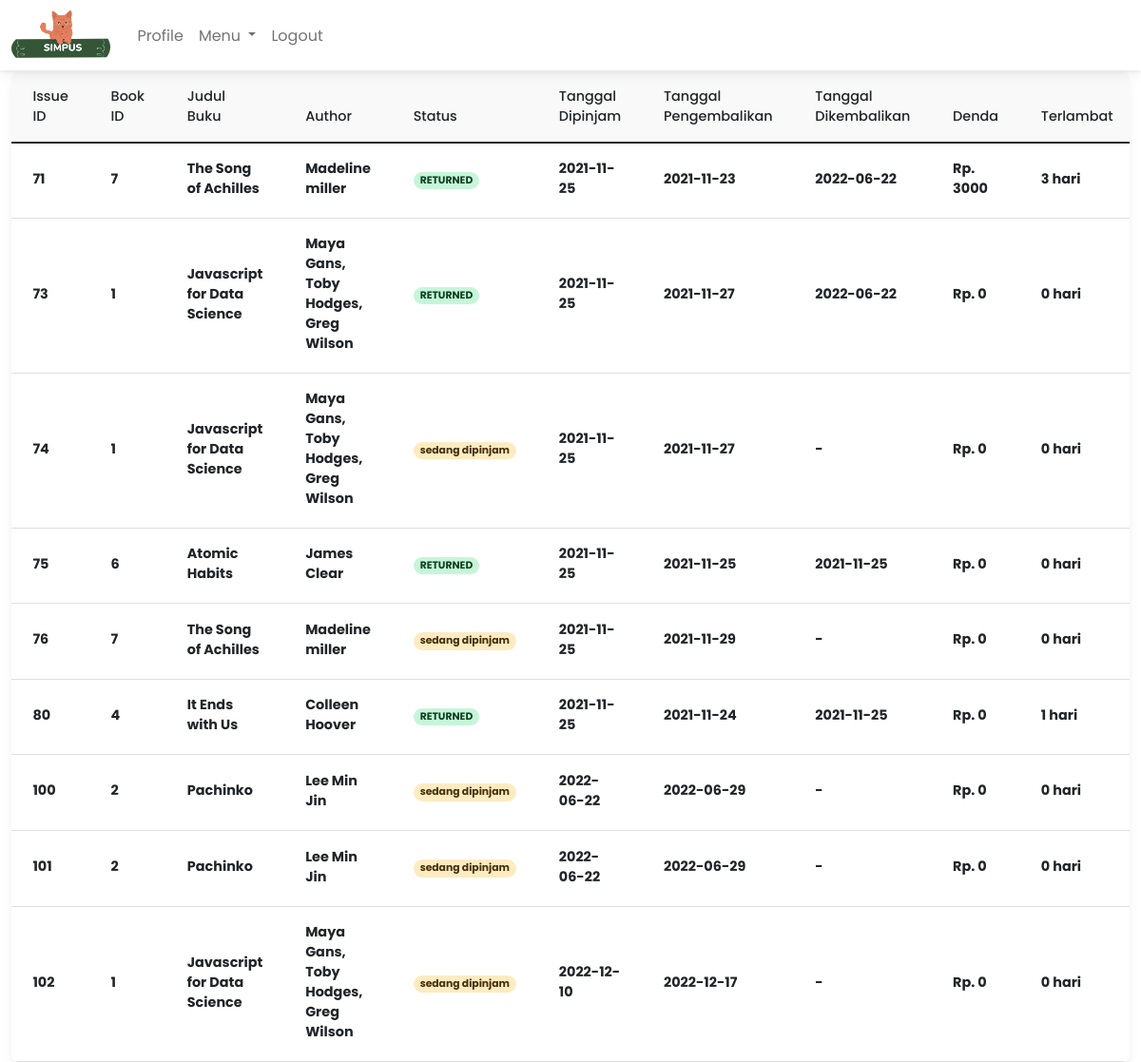
The app's page /admin/dafreturn.php (signed in) with its own data.
### tables this page shows
CREATE TABLE `anggota` (
  `id` int(100) NOT NULL,
  `first` varchar(100) NOT NULL,
  `last` varchar(100) NOT NULL,
  `username` varchar(100) NOT NULL,
  `password` varchar(100) NOT NULL,
  `NIM` int(100) NOT NULL,
  `email` varchar(100) NOT NULL,
  `contact` varchar(100) NOT NULL,
  `pic` varchar(100) NOT NULL
);

CREATE TABLE `issue_book` (
  `issueid` int(100) NOT NULL,
  `username` varchar(100) NOT NULL,
  `bid` int(100) NOT NULL,
  `approve` varchar(100) NOT NULL,
  `issue` varchar(100) NOT NULL DEFAULT '-',
  `return` varchar(100) NOT NULL DEFAULT '-',
  `returned` varchar(100) NOT NULL DEFAULT '-',
  `denda` int(100) NOT NULL,
  `late` int(100) NOT NULL
);

CREATE TABLE `books` (
  `bid` int(100) NOT NULL,
  `cover` varchar(100) NOT NULL,
  `name` varchar(100) NOT NULL,
  `authors` varchar(100) NOT NULL,
  `status` varchar(100) NOT NULL,
  `quantity` int(100) NOT NULL
);

### admin/dafreturn.php (the view, shortened to what this page needs)
<?php
  include "../connect.php";
?>
<!DOCTYPE html>
<html lang="en">
  <head>
    <link rel="stylesheet" href="../assets/css/mdb.min.css"/>
  </head>
  <body style="font-family:Poppins; margin-top: 75px;">
    <header>
      <?php
        include "navbar.php";
      ?>
    </header>
    <?php
    if(isset($_SESSION['login_admin'])){
        $ret='RETURNED';
        $exp='EXPIRED';
        $yes='Yes';
        $sql="SELECT anggota.username,NIM,books.bid,name,authors,approve,issue,issue_book.return,issue_book.returned,issueid,denda,late FROM anggota
              inner join issue_book ON anggota.username=issue_book.username inner join books ON issue_book.bid=books.bid";
        $res=mysqli_query($mysqli,$sql);
        ?>
            <div class="container-xxl">
              <div class="shadow-4 rounded-5 overflow-hidden">
                <table class="table align-middle mb-0 bg-white">
                  <thead class="bg-light">
                    <tr>
                        <th><?php echo "Issue ID";?></th>
                        <th><?php echo "Book ID";?></th>
                        <th><?php echo "Judul Buku";?></th>
                        <th><?php echo "Author";?></th>
                        <th><?php echo "Status";?></th>
                        <th><?php echo "Tanggal Dipinjam";?></th>
                        <th><?php echo "Tanggal Pengembalikan";?></th>
                        <th><?php echo "Tanggal Dikembalikan";?></th>
                        <th><?php echo "Denda";?></th>
                        <th><?php echo "Terlambat";?></th>
                    </tr>
                  </thead>
                  <tbody>
    <?php   while($row=mysqli_fetch_assoc($res))
            {
                if($row['approve']==$exp||$row['approve']==$ret){?>
                    <tr>
                      <td>
                        <div class="fw-bold mb-1">
                          <?php echo $row['issueid'];?>
                        </div>
                      </td>
                      <td>
                        <div class="fw-bold mb-1">
                          <?php echo $row['bid'];?>
                        </div>
                      </td>
                      <td>
                        <div class="fw-bold mb-1">
                          <?php echo $row['name'];?>
                        </div>
                      </td>
                      <td>
                        <div class="fw-bold mb-1">
                          <?php echo $row['authors'];?>
                        </div>
                      </td>
                      <td>
                  <?php if($row['approve'] == $exp) { ?>
                          <div class="badge badge-danger rounded-pill">
                            <?php echo $row['approve'];?>
                          </div>
                  <?php }
                        else if($row['approve'] == $ret){?>
                          <div class="badge badge-success rounded-pill">
                            <?php echo $row['approve'];?>
                          </div>
                  <?php }?>
                      </td>
                      <td>
                        <div class="fw-bold mb-1">
                          <?php echo $row['issue'];?>
                        </div>
                      </td>
                      <td>
                        <div class="fw-bold mb-1">
                          <?php echo $row['return'];?>
                        </div>
                      </td>
                      <td>
                        <div class="fw-bold mb-1">
                          <?php echo $row['returned'];?>
                        </div>
                      </td>
                      <td>
                        <div class="fw-bold mb-1">
                          <?php echo "Rp. "; echo $row['denda']; ?>
                        </div>
                      </td>
                      <td>
                        <div class="fw-bold mb-1">
                          <?php echo $row['late']; echo " hari";?>
                        </div>
                      </td>
                      </div>
                    </tr>
      <?php   }
              else if($row['approve']==$yes){?>
                <tr>
                      <td>
                        <div class="fw-bold mb-1">
                          <?php echo $row['issueid'];?>
                        </div>
                      </td>
                      <td>
                        <div class="fw-bold mb-1">
                          <?php echo $row['bid'];?>
                        </div>
                      </td>
                      <td>
                        <div class="fw-bold mb-1">
                          <?php echo $row['name'];?>
                        </div>
                      </td>
                      <td>
                        <div class="fw-bold mb-1">
                          <?php echo $row['authors'];?>
                        </div>
                      </td>
                      <td>
                        <div class="badge badge-warning rounded-pill">
                          <?php echo "sedang dipinjam";?>
                        </div>
                      </td>
                      <td>
                        <div class="fw-bold mb-1">
                          <?php echo $row['issue'];?>
                        </div>
                      </td>
                      <td>
                        <div class="fw-bold mb-1">
                          <?php echo $row['return'];?>
                        </div>
                      </td>
                      <td>
                        <div class="fw-bold mb-1">
                          <?php echo $row['returned'];?>
                        </div>
                      </td>
                      <td>
                        <div class="fw-bold mb-1">
                          <?php echo "Rp. "; echo $row['denda']; ?>
                        </div>
                      </td>
                      <td>
                        <div class="fw-bold mb-1">
                          <?php echo $row['late']; echo " hari";?>
                        </div>
                      </td>
                    </tr>
                    <?php
              }
              else{
                continue;
              }
            }?>
<?php }?>
</body>
</html>

### records on screen
anggota: issue_book.issueid "71", books.bid "7", books.name "The Song of Achilles", books.authors "Madeline miller", issue_book.approve "RETURNED", issue_book.issue "2021-11-25", issue_book.return "2021-11-23", issue_book.returned "2022-06-22", issue_book.denda "3000", issue_book.late "3", issue_book.issueid "73", books.bid "1", books.name "Javascript for Data Science", books.authors "Maya Gans, Toby Hodges, Greg Wilson", issue_book.return "2021-11-27", issue_book.denda "0", issue_book.late "0", issue_book.issueid "80", books.bid "4", books.name "It Ends with Us", books.authors "Colleen Hoover", issue_book.return "2021-11-24", issue_book.returned "2021-11-25", issue_book.late "1", issue_book.issueid "100", books.bid "2", books.name "Pachinko", books.authors "Lee Min Jin", issue_book.issue "2022-06-22", issue_book.return "2022-06-29", issue_book.returned "-", issue_book.issueid "101"
anggota: issue_book.issueid "74", books.bid "1", books.name "Javascript for Data Science", books.authors "Maya Gans, Toby Hodges, Greg Wilson", issue_book.issue "2021-11-25", issue_book.return "2021-11-27", issue_book.returned "-", issue_book.denda "0", issue_book.late "0", issue_book.issueid "75", books.bid "6", books.name "Atomic Habits", books.authors "James Clear", issue_book.approve "RETURNED", issue_book.return "2021-11-25", issue_book.returned "2021-11-25", issue_book.issueid "76", books.bid "7", books.name "The Song of Achilles", books.authors "Madeline miller", issue_book.return "2021-11-29"
anggota: issue_book.issueid "102", books.bid "1", books.name "Javascript for Data Science", books.authors "Maya Gans, Toby Hodges, Greg Wilson", issue_book.issue "2022-12-10", issue_book.return "2022-12-17", issue_book.returned "-", issue_book.denda "0", issue_book.late "0"
